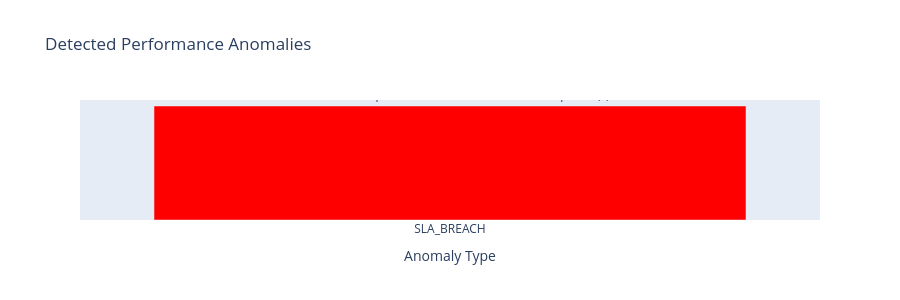

The notebook cell this image was saved under:
### Markdown cell above
## 6. Performance Bottleneck Detection and Anomaly Analysis
Identify system issues and performance degradation patterns.

### Code cell
def detect_performance_anomalies(ts_data, metrics):
    """Detect performance bottlenecks and anomalies"""
    
    anomalies = []
    
    # Detection 1: Completion rate below SLA
    low_completion = ts_data[ts_data['received_vs_eval_rate'] < 95]
    if len(low_completion) > 0:
        anomalies.append({
            "type": "SLA_BREACH",
            "severity": "HIGH",
            "metric": "Completion Rate",
            "description": f"Evaluation completion rate below 95% SLA in {len(low_completion)} period(s)",
            "periods_affected": len(low_completion),
            "min_value": low_completion['received_vs_eval_rate'].min()
        })
    
    # Detection 2: High evaluation latency
    if metrics['current']['avg_eval_time_sec'] > 5:
        anomalies.append({
            "type": "HIGH_LATENCY",
            "severity": "HIGH",
            "metric": "Evaluation Time",
            "description": f"Average evaluation time ({metrics['current']['avg_eval_time_sec']:.2f}s) exceeds SLA (5s)",
            "current_value": metrics['current']['avg_eval_time_sec'],
            "sla_threshold": 5.0
        })
    
    # Detection 3: Significant throughput drop
    if len(ts_data) > 1:
        avg_throughput = ts_data['received_count'].mean()
        throughput_std = ts_data['received_count'].std()
        low_throughput = ts_data[ts_data['received_count'] < (avg_throughput - 2 * throughput_std)]
        
        if len(low_throughput) > 0:
            anomalies.append({
                "type": "LOW_THROUGHPUT",
                "severity": "MEDIUM",
                "metric": "Transaction Throughput",
                "description": f"Significantly low throughput detected in {len(low_throughput)} period(s)",
                "periods_affected": len(low_throughput),
                "anomaly_threshold": avg_throughput - 2 * throughput_std
            })
    
    # Detection 4: Queuing/Processing Gap (Received >> Evaluated)
    ts_data['gap'] = ts_data['received_count'] - ts_data['evaluated_count']
    if ts_data['gap'].mean() > 50:
        anomalies.append({
            "type": "PROCESSING_GAP",
            "severity": "MEDIUM",
            "metric": "Received vs Evaluated Gap",
            "description": "Large gap between received and evaluated transactions suggests processing backlog",
            "avg_gap": ts_data['gap'].mean(),
            "max_gap": ts_data['gap'].max()
        })
    
    return anomalies

print("\n" + "="*80)
print("PERFORMANCE BOTTLENECK DETECTION")
print("="*80)

anomalies = detect_performance_anomalies(metrics['time_series'], metrics)

if len(anomalies) == 0:
    print("\n✓ No anomalies detected. System operating within normal parameters.")
else:
    print(f"\n🔴 {len(anomalies)} anomaly/anomalies detected:\n")
    for i, anomaly in enumerate(anomalies, 1):
        severity_icon = "🚨" if anomaly['severity'] == "HIGH" else "⚠️"
        print(f"{severity_icon} ANOMALY {i}: {anomaly['type']}")
        print(f"   Severity: {anomaly['severity']}")
        print(f"   Metric: {anomaly['metric']}")
        print(f"   Description: {anomaly['description']}")
        for key, value in anomaly.items():
            if key not in ['type', 'severity', 'metric', 'description']:
                print(f"   {key}: {value}")
        print()

# Distribution Analysis of Evaluation Time
print("\n" + "="*80)
print("EVALUATION TIME DISTRIBUTION")
print("="*80)
print(f"\n⏱️  Evaluation Time SLA Compliance:")
print(f"   Average (P50): {metrics['current']['avg_eval_time_sec']:.2f}s")
print(f"   95th Percentile (P95): {metrics['current']['p95_eval_time_sec']:.2f}s")
print(f"   99th Percentile (P99): {metrics['current']['p99_eval_time_sec']:.2f}s")
print(f"   SLA Target: <5.0s average")

compliance = "✓ COMPLIANT" if metrics['current']['avg_eval_time_sec'] <= 5.0 else "🚨 NON-COMPLIANT"
print(f"   Status: {compliance}")

# Create anomaly visualization
if len(anomalies) > 0:
    fig_anomalies = go.Figure()
    
    anomaly_types = [a['type'] for a in anomalies]
    severity_colors = ['red' if a['severity'] == 'HIGH' else 'orange' for a in anomalies]
    
    fig_anomalies.add_trace(go.Bar(
        x=anomaly_types,
        y=[1] * len(anomalies),
        marker={'color': severity_colors},
        text=[a['description'] for a in anomalies],
        textposition='outside',
        showlegend=False
    ))
    
    fig_anomalies.update_layout(
        title="Detected Performance Anomalies",
        xaxis_title="Anomaly Type",
        yaxis_title="Count",
        height=300,
        yaxis={'visible': False}
    )
    
    fig_anomalies.show()

### Figure 1 — Plotly figure (JSON) as saved in the notebook; plotly's stock layout.template omitted (floating-point values rounded to 4 significant figures)
{"data": [{"marker": {"color": ["red"]}, "showlegend": false, "text": ["Evaluation completion rate below 95% SLA in 10 period(s)"], "textposition": "outside", "type": "bar", "x": ["SLA_BREACH"], "y": [1]}], "layout": {"height": 300, "title": {"text": "Detected Performance Anomalies"}, "xaxis": {"title": {"text": "Anomaly Type"}}, "yaxis": {"title": {"text": "Count"}, "visible": false}}}
